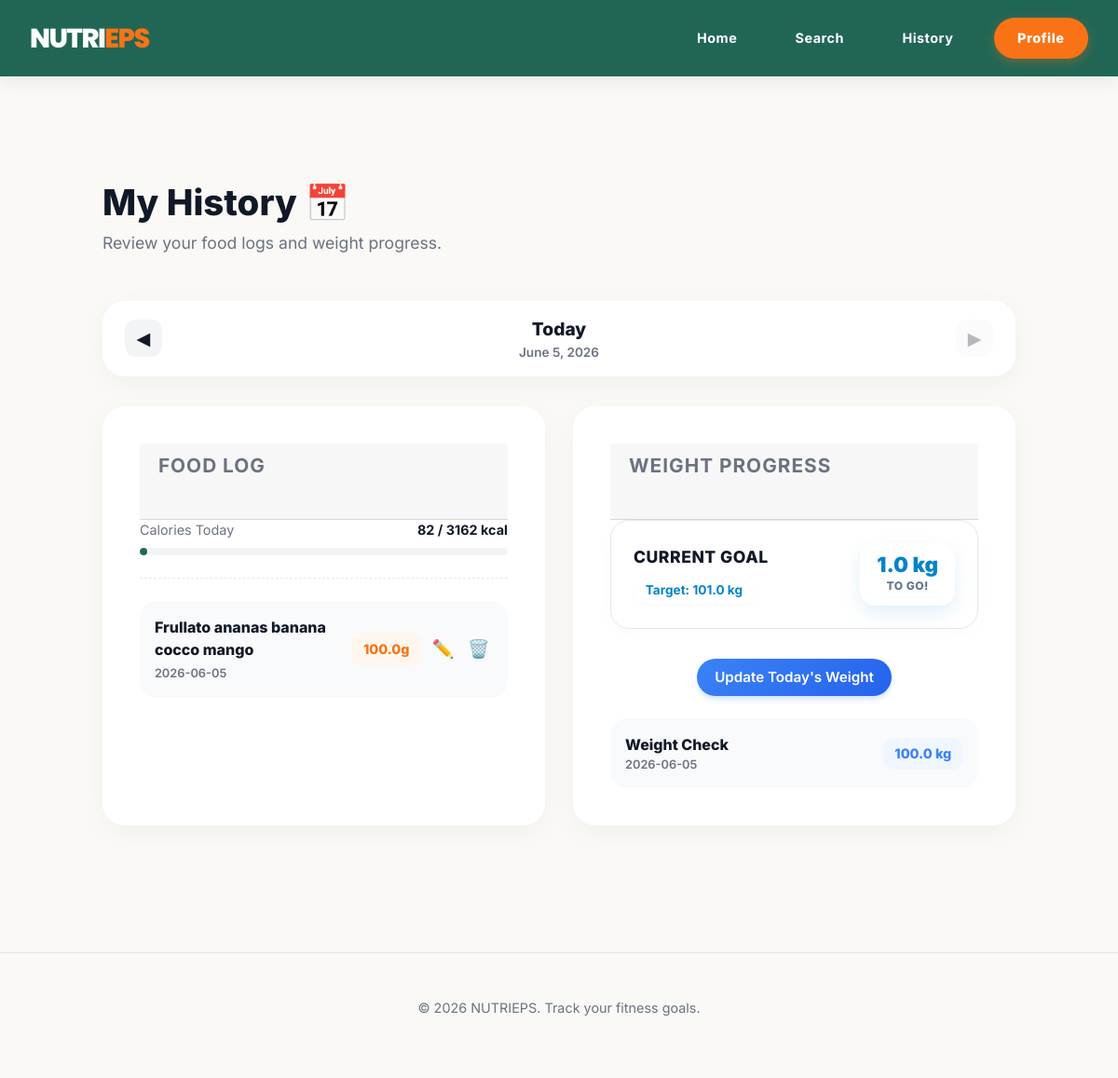
Page /history/ (signed in) on the committed database.
### nutrieps/models.py (models this page shows, shortened)
class FoodItem(models.Model):
    name = models.CharField(max_length=200)  # Attribute
    calories = models.FloatField(help_text="Kcal per 100g or serving")  # Attribute
    protein = models.FloatField(default=0)  # Attribute
    carbs = models.FloatField(default=0)  # Attribute
    fat = models.FloatField(default=0)  # Attribute
    class Meta:
        ordering = ['name']  # Orders alphabetically

class ConsumptionLog(models.Model):
    user = models.ForeignKey(User, on_delete=models.CASCADE)  # Link with the User table
    food = models.ForeignKey(FoodItem, on_delete=models.CASCADE)  # Link with the FoodItem table
    date = models.DateField(default=timezone.now)  # Editable today's date
    quantity = models.FloatField(help_text="Quantity in grams")  # Attribute
    class Meta:
        ordering = ['-date']  # Orders from newest to oldest

class UserProfile(models.Model):
    WEIGHT_GOAL_CHOICES = [
        ('L', 'Lose Weight (-300 kcal)'),
        ('M', 'Maintain Weight'),
        ('G', 'Gain Muscle (+300 kcal)'),
    ]
    GENDER_CHOICES = [
        ('M', 'Male'),
        ('F', 'Female'),
    ]
    user = models.OneToOneField(User, on_delete=models.CASCADE)  # Link with the User table
    height = models.FloatField(default=0.0, help_text="Height in cm")  # Attribute
    weight = models.FloatField(default=0.0, help_text="Weight in kg")  # Attribute
    target_weight = models.FloatField(default=0.0, help_text="Target weight in kg")  # Attribute
    age = models.IntegerField(default=18, help_text="Age in years")  # Attribute
    calories_goal = models.IntegerField(default=2000)  # Attribute
    gender = models.CharField(
        max_length=1,
        choices=GENDER_CHOICES,
        default='M',
        help_text="Biological sex for BMR calculation"
    )  # Attribute
    goal_type = models.CharField(
        max_length=1,
        choices=WEIGHT_GOAL_CHOICES,
        default='M',
        help_text="User's weight goal"
    )  # Attribute
    activity_level = models.CharField(default=1.2, help_text="Activity level")  # Attribute
    class Meta:
        verbose_name = "User Profile"  # How it shows in the admin panel
        verbose_name_plural = "User Profiles"

class WeightLog(models.Model):
    user = models.ForeignKey(User, on_delete=models.CASCADE)  # Link with the User table
    weight = models.FloatField(help_text="Weight in kg")  # Attribute
    date = models.DateField(default=timezone.now)  # Editable today's date
    class Meta:
        ordering = ['-date']  # Orders from newest to oldest

### nutrieps/views.py (the view)
# urls.py: path('history/', views.history, name='history'),
@login_required
def history(request):
    from datetime import datetime, timedelta
    date_str = request.GET.get('date')
    if date_str:
        try:
            target_date = datetime.strptime(date_str, '%Y-%m-%d').date()
        except ValueError:
            target_date = timezone.now().date()
    else:
        target_date = timezone.now().date()
    prev_date = target_date - timedelta(days=1)
    next_date = target_date + timedelta(days=1)
    is_today = (target_date == timezone.now().date())
    logs = ConsumptionLog.objects.filter(user=request.user, date=target_date).select_related('food').order_by('-id')
    historical_records = []
    total_calories_target_date = 0
    for log in logs:
        cals = (log.food.calories * log.quantity) / 100.0
        total_calories_target_date += cals
        historical_records.append({
            'id': log.id,
            'date': log.date.strftime('%Y-%m-%d'),
            'food': {'name': log.food.name},
            'quantity': log.quantity,
            'calories': round(cals, 1)
        })
    weight_logs = WeightLog.objects.filter(user=request.user).order_by('-date')
    weight_history = []
    for w_log in weight_logs:
        weight_history.append({
            'date': w_log.date.strftime('%Y-%m-%d'),
            'weight': w_log.weight
        })
    user_goal = 2000
    target_weight = 0.0
    weight_to_go = 0.0
    if hasattr(request.user, 'userprofile'):
        user_goal = request.user.userprofile.calories_goal or 2000
        target_weight = request.user.userprofile.target_weight
        if weight_logs.exists() and target_weight > 0:
            current_weight = weight_logs.first().weight
            weight_to_go = round(abs(current_weight - target_weight), 1)
    calories_pct = min(100, int((total_calories_target_date / user_goal) * 100)) if user_goal > 0 else 0
    context = {
        'historical_records': historical_records,
        'weight_history': weight_history,
        'calories_today': round(total_calories_target_date),
        'calories_goal': round(user_goal),
        'calories_pct': calories_pct,
        'target_weight': target_weight,
        'weight_to_go': weight_to_go,
        'target_date': target_date,
        'prev_date': prev_date.strftime('%Y-%m-%d'),
        'next_date': next_date.strftime('%Y-%m-%d'),
        'is_today': is_today
    }
    return render(request, 'nutrieps/history.html', context)

### templates/nutrieps/history.html (shortened to what this page needs)
{% extends "base.html" %}
{% load static %}
{% block extra_css %}
<link rel="stylesheet" href="{% static 'nutrieps/style/history.css' %}">
{% endblock %}
{% block content %}
<div class="dashboard-container">
    <div class="dash-greeting">
        <h2>My History 📅</h2>
        <p>Review your food logs and weight progress.</p>
    </div>
    <div class="date-navigator modern-card">
        <a href="?date={{ prev_date }}" class="icon-btn"
           style="text-decoration:none; display:flex; align-items:center; justify-content:center;">◀</a>
        <div class="date-center">
            <span class="date-title">{% if is_today %}Today{% else %}{{ target_date|date:'l' }}{% endif %}</span>
            <span class="date-subtitle">{{ target_date|date:"F j, Y" }}</span>
        </div>
        <a href="{% if is_today %}#{% else %}?date={{ next_date }}{% endif %}" class="icon-btn"
           style="text-decoration:none; display:flex; align-items:center; justify-content:center; {% if is_today %}opacity: 0.3; cursor: not-allowed;{% endif %}">▶</a>
    </div>
    <div class="row">
        <div class="col-12 col-md-6 mb-4">
            <div class="summary-card modern-card h-100">
                <div class="card-header">
                    <h3><strong>Food Log</strong></h3>
                </div>
                <div class="mini-progress-container">
                    <div class="mini-progress-info">
                        <span>Calories Today</span>
                        <strong>{{ calories_today }} / {{ calories_goal }} kcal</strong>
                    </div>
                    <div class="mini-progress-bar">
                        <div class="mini-progress-fill" style="width: {{ calories_pct }}%;"></div>
                    </div>
                </div>
                {% if historical_records %}
                <div class="history-list">
                    {% for record in historical_records %}
                    <div class="history-item" vocab="http://schema.org/" typeof="ConsumeAction">
                        <div class="history-details">
                            <div property="object" typeof="MenuItem">
                                <span class="history-name" property="name">{{ record.food.name }}</span>
                            </div>
                            <div style="display: flex; gap: 0.5rem; margin-top: 0.3rem;">
                                <span class="history-date" property="startTime">{{ record.date }}</span>
                            </div>
                        </div>
                        <div class="history-amount" style="display: flex; align-items: center; gap: 0.5rem;">
                            <span class="amount-pill pill-orange">{{ record.quantity }}g</span>
                            <a href="{% url 'nutrieps:edit_consumption' record.id %}"
                               style="color: #f97316; border: none; background: transparent; cursor: pointer; font-size: 1.2rem; padding: 0.2rem; text-decoration: none;"
                               title="Edit">✏️</a>
                            <a href="{% url 'nutrieps:delete_consumption' record.id %}"
                               style="color: red; border: none; background: transparent; cursor: pointer; font-size: 1.2rem; padding: 0.2rem; text-decoration: none;"
                               title="Delete">🗑️</a>
                        </div>
                    </div>
                    {% endfor %}
                </div>
                {% else %}
                <p class="empty-msg">No food logged yet.</p>
                {% endif %}
            </div>
        </div>
        <div class="col-12 col-md-6 mb-4">
            <div class="summary-card modern-card h-100">
                <div class="card-header">
                    <h3><strong>Weight Progress</strong></h3>
                </div>
                <div class="weight-goal-summary">
                    <div class="wg-text">
                        <span class="wg-title">Current Goal</span>
                        <span class="wg-subtitle">Target: {% if target_weight %}{{ target_weight }}{% else %}--{% endif %}
                            kg</span>
                    </div>
                    <div class="wg-remaining">
                        <strong>{% if target_weight %}{{ weight_to_go }} kg{% else %}--{% endif %}</strong>
                        <span>to go!</span>
                    </div>
                </div>
                <div style="text-align: center; margin: 1.5rem 0;">
                    <a href="{% url 'nutrieps:profile' %}" class="update-weight-btn">
                        Update Today's Weight
                    </a>
                </div>
                {% if weight_history %}
                <div class="history-list">
                    {% for weight in weight_history %}
                    <div class="history-item" vocab="http://schema.org/" typeof="Observation">
                        <div class="history-details">
                            <span class="history-name" property="name">Weight Check</span>
                            <span class="history-date" property="observationDate">{{ weight.date }}</span>
                        </div>
                        <div class="history-amount"
                             style="display: flex; flex-direction: column; align-items: flex-end; gap: 0.3rem;"
                             property="value" typeof="QuantitativeValue">
                            <span class="amount-pill pill-blue">
                                <span property="value">{{ weight.weight }}</span>
                                <span property="unitText" content="KGM">kg</span>
                            </span>
                        </div>
                    </div>
                    {% endfor %}
                </div>
                {% else %}
                <p class="empty-msg">No weight recorded yet.</p>
                {% endif %}
            </div>
        </div>
    </div>
</div>
{% endblock %}

### nutrieps/static/nutrieps/style/style.css (style rules this page uses)
:root { --color-primary-green: #216655; --color-accent-orange: #F97316; --color-mfp-blue: #0066ee; --color-bg-light: #FAF9F6; --color-white: #ffffff; --color-text-dark: #111827; --color-text-gray: #6b7280; --color-border: #e5e7eb; }
* { margin: 0; padding: 0; box-sizing: border-box; }
body { background-color: var(--color-bg-light); color: var(--color-text-dark); font-family: 'Inter', sans-serif; line-height: 1.5; -webkit-font-smoothing: antialiased; display: flex; flex-direction: column; min-height: 100vh; }
.dashboard-container { max-width: 1100px; margin: 0 auto; padding: 3rem 1.5rem; }
.dash-greeting { margin-bottom: 3rem; }
.dash-greeting h2 { font-size: 2.4rem; font-weight: 800; margin-bottom: 0.5rem; }
.dash-greeting p { color: var(--color-text-gray); font-size: 1.1rem; }
.summary-card { background: var(--color-white); border: 1px solid var(--color-border); border-radius: 24px; padding: 2.5rem; box-shadow: 0 10px 25px rgba(0,0,0,0.03); }
.card-header h3 { font-size: 1.3rem; text-transform: uppercase; letter-spacing: 1px; color: var(--color-text-gray); margin-bottom: 2rem; }
.modern-card { border-radius: 24px; border: none; box-shadow: 0 8px 30px rgba(0,0,0,0.04); }

### templates/nutrieps/history.html (style rules this page uses)
.update-weight-btn { display: inline-flex; align-items: center; gap: 0.5rem; background: linear-gradient(135deg, #3b82f6, #2563eb); color: white !important; padding: 0.55rem 1.2rem; border-radius: 25px; font-size: 0.95rem; font-weight: 600; text-decoration: none; box-shadow: 0 4px 6px -1px rgba(59, 130, 246, 0.25); transition: all 0.3s cubic-bezier(0.4, 0, 0.2, 1); }

### rows in the picture
FoodItem: food.name "Frullato ananas banana cocco mango"
ConsumptionLog: quantity "100.0"
UserProfile: target_weight "101.0"
WeightLog: weight "100.0"

### other values in the picture
{{ calories_today }} "82"
{{ calories_goal }} "3162"
{{ record.date }} "2026-06-05"
{{ weight_to_go }} "1.0"
{{ weight.date }} "2026-06-05"
